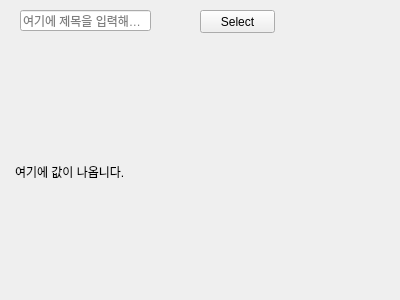
<?xml version="1.0" encoding="UTF-8"?>
<ui version="4.0">
 <class>Form</class>
 <widget class="QWidget" name="Form">
  <property name="geometry">
   <rect>
    <x>0</x>
    <y>0</y>
    <width>400</width>
    <height>300</height>
   </rect>
  </property>
  <property name="windowTitle">
   <string>Form</string>
  </property>
  <widget class="QLabel" name="view_label">
   <property name="geometry">
    <rect>
     <x>15</x>
     <y>91</y>
     <width>351</width>
     <height>161</height>
    </rect>
   </property>
   <property name="statusTip">
    <string/>
   </property>
   <property name="text">
    <string>여기에 값이 나옵니다.</string>
   </property>
  </widget>
  <widget class="QPushButton" name="select">
   <property name="geometry">
    <rect>
     <x>200</x>
     <y>10</y>
     <width>75</width>
     <height>23</height>
    </rect>
   </property>
   <property name="text">
    <string>Select</string>
   </property>
  </widget>
  <widget class="QLineEdit" name="search_tb">
   <property name="geometry">
    <rect>
     <x>20</x>
     <y>10</y>
     <width>131</width>
     <height>21</height>
    </rect>
   </property>
   <property name="toolTip">
    <string>여기에 값을 입력해주세요.</string>
   </property>
   <property name="text">
    <string/>
   </property>
   <property name="placeholderText">
    <string>여기에 제목을 입력해주세요.</string>
   </property>
  </widget>
 </widget>
 <resources/>
 <connections>
  <connection>
   <sender>select</sender>
   <signal>clicked()</signal>
   <receiver>Form</receiver>
   <slot>select_m()</slot>
   <hints>
    <hint type="sourcelabel">
     <x>167</x>
     <y>17</y>
    </hint>
    <hint type="destinationlabel">
     <x>91</x>
     <y>68</y>
    </hint>
   </hints>
  </connection>
  <connection>
   <sender>search_tb</sender>
   <signal>editingFinished()</signal>
   <receiver>Form</receiver>
   <slot>search()</slot>
   <hints>
    <hint type="sourcelabel">
     <x>50</x>
     <y>21</y>
    </hint>
    <hint type="destinationlabel">
     <x>88</x>
     <y>45</y>
    </hint>
   </hints>
  </connection>
 </connections>
 <slots>
  <slot>select_m()</slot>
  <slot>search()</slot>
 </slots>
</ui>
